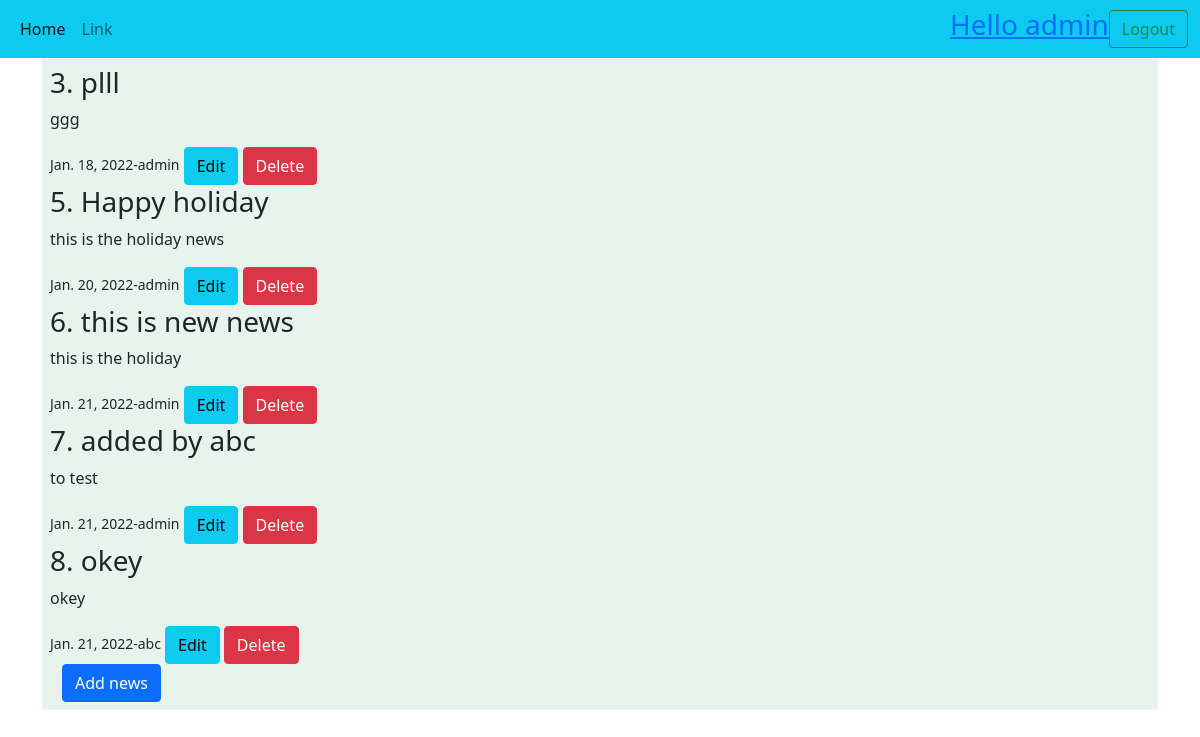
The page /news/home/ (signed in) on the database its author committed.
### blog_app/models.py (models this page shows, shortened)
class News(models.Model):
    title = models.CharField(max_length=50)
    content = models.CharField(max_length=100)
    date = models.DateField(auto_now_add=True)
    user = models.ForeignKey(User, on_delete=models.CASCADE)

### blog_app/views.py (the view)
# urls.py: path('home/', views.home, name='home'),
@login_required
def home(request):
    news = News.objects.all()
    return render(request,'blog_app/home.html', context={'news':news})

### templates/blog_app/home.html (shortened to what this page needs)
{% extends 'base/base.html' %}
{% block content %}
    {% for item in news %}
        <h3>{{item.id}}. {{item.title}}</h3>
        <p>{{item.content}}</p>
        <small>{{item.date}}-{{item.user.username}}</small>
        {% if user.is_superuser or user.id == item.user.id %}
            <a href="{% url 'edit_news' id=item.id %}" class="btn btn-info" role="button">Edit</a>
            <a href="{% url 'delete_news' id=item.id %} " class="btn btn-danger" role="button">Delete</a>
        {% endif %}
    {% endfor %}
        <div class="container">
            <a class = "btn btn-primary" href="{% url 'add-news' %}">Add news</a>
        </div>
{% endblock content %}

### templates/base/base.html (shortened to what this page needs)
{% load static %}
<!doctype html>
<html lang="en">
<head>
    <link href="https://cdn.jsdelivr.net/npm/bootstrap@5.1.3/dist/css/bootstrap.min.css" rel="stylesheet"
>
</head>
<body>
    <nav class="navbar navbar-expand-lg navbar-light bg-info">
        <div class="container-fluid">
            <div class="collapse navbar-collapse" id="navbarSupportedContent">
                <ul class="navbar-nav me-auto mb-2 mb-lg-0">
                    <li class="nav-item">
                        <a class="nav-link active" aria-current="page" href="{% url 'home' %}">Home</a>
                    </li>
                    <li class="nav-item">
                        <a class="nav-link" href="#">Link</a>
                    </li>
                </ul>
                {% if user.is_authenticated %}
                   <h3><a href="{% url 'profile' %}">Hello {{user.username}}</a></h3>
                    <a href = "{% url 'signout' %}" button class="btn btn-outline-success" >Logout</a>
                {% else %}
                    <a href = "{% url 'register' %}" button class="btn btn-outline-success" >Register</a>
                    <a href = "{% url 'signin' %}" button class="btn btn-outline-success" >Login</a>
                {% endif %}
            </div>
        </div>
    </nav>
    <div class="container">
        <div class="bg-success p-2 text-dark bg-opacity-10">
            {% block content %}
            {% endblock content %}
        </div>
    </div>
</body>
</html>

### rows shown on the page
News: id "3", title "plll", content "ggg", date "Jan. 18, 2022", user.username "admin"
News: id "5", title "Happy holiday", content "this is the holiday news", date "Jan. 20, 2022", user.username "admin"
News: id "6", title "this is new news", content "this is the holiday", date "Jan. 21, 2022", user.username "admin"
News: id "7", title "added by abc", content "to test", date "Jan. 21, 2022", user.username "admin"
News: id "8", title "okey", content "okey", date "Jan. 21, 2022", user.username "abc"

### other values the page prints
{{ user.username }} "admin"
